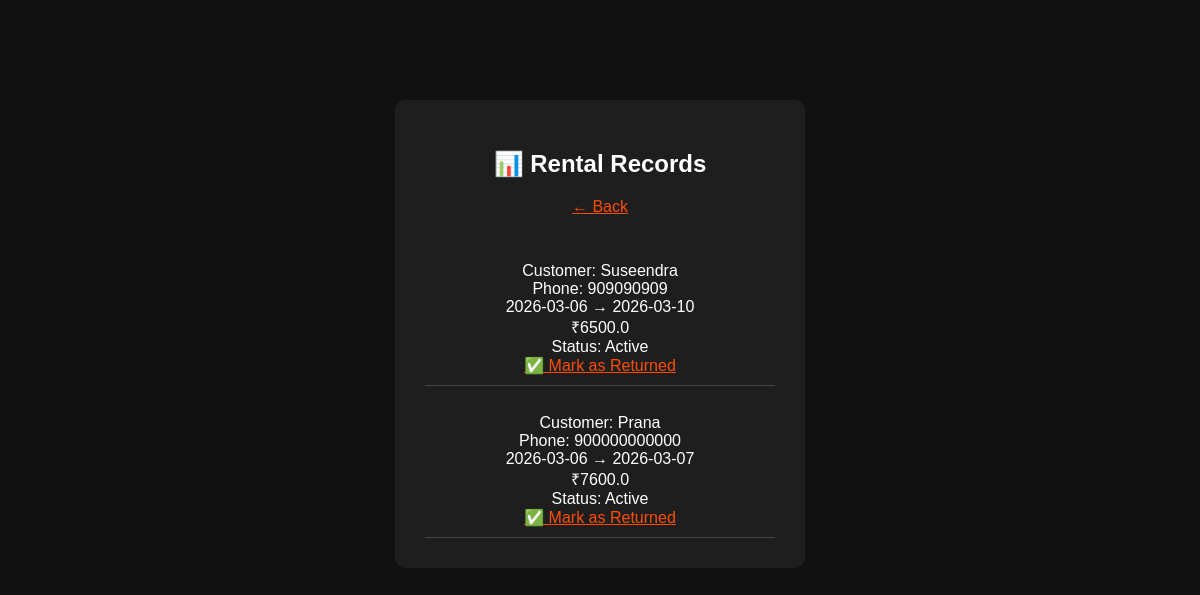
/rental_records (signed in), run on the app's committed database.
### tables this page shows
CREATE TABLE rentals (
        id INTEGER PRIMARY KEY AUTOINCREMENT,
        customer_name TEXT,
        phone TEXT,
        start_date TEXT,
        end_date TEXT,
        total_amount REAL,
        advance_paid REAL,
        balance REAL,
        status TEXT
    );

### app.py (the view)
@app.route("/rental_records")
def rental_records():
    if "user_id" not in session:
        return redirect("/")
    conn = get_db()
    rentals = conn.execute(
        "SELECT * FROM rentals ORDER BY id DESC"
    ).fetchall()
    conn.close()
    return render_template(
        "rental_records.html",
        rentals=rentals
    )

### app.py (called while the page is built)
def get_db():
    conn = sqlite3.connect(DATABASE)
    conn.row_factory = sqlite3.Row
    return conn

### templates/rental_records.html (shortened to what this page needs)
<!DOCTYPE html>
<html>
<head>
    <link rel="stylesheet" href="/static/style.css">
</head>
<body>
<div class="container">
    <h2>📊 Rental Records</h2>
    <a href="/dashboard">← Back</a>
    <br><br>
    {% for rental in rentals %}
        <div style="border-bottom:1px solid #444; padding:10px;">
            <strong>{{ rental["item_name"] }}</strong><br>
            Customer: {{ rental["customer_name"] }}<br>
            Phone: {{ rental["phone"] }}<br>
            {{ rental["start_date"] }} → {{ rental["end_date"] }}<br>
            ₹{{ rental["total_amount"] }}<br>
            Status: {{ rental["status"] }}
            {% if rental["status"] == "Active" %}
                <br>
                <a href="/return_rental/{{ rental['id'] }}">
                    ✅ Mark as Returned
                </a>
            {% endif %}
        </div>
    {% endfor %}
</div>
</body>
</html>

### static/style.css (style rules this page uses)
body { font-family: Arial, sans-serif; background-color: #111; color: white; text-align: center; margin-top: 100px; }
.container { background: #1e1e1e; padding: 30px; width: 350px; margin: auto; border-radius: 10px; }
a { color: #ff4d00; }

### data on the page
rentals: customer_name "Suseendra", phone "909090909", start_date "2026-03-06", end_date "2026-03-10", total_amount "6500.0", status "Active"
rentals: customer_name "Prana", phone "900000000000", start_date "2026-03-06", end_date "2026-03-07", total_amount "7600.0", status "Active"
